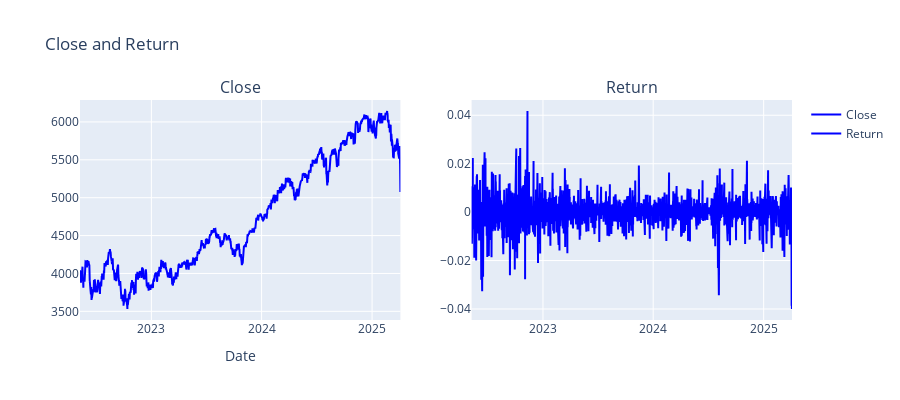

Notebook source saved alongside this figure:
### Code cell
fig = make_subplots(rows=1, cols=2, subplot_titles=("Close", "Return"))
fig.add_trace(go.Scatter(x=data.index, y=data["Close"], mode="lines", name="Close", line=dict(color="blue")), row=1, col=1)
fig.add_trace(go.Scatter(x=data.index, y=data["Return"], name="Return", marker_color="blue", mode="lines"), row=1, col=2)
fig.update_layout(
    title="Close and Return",
    xaxis_title="Date",
    height=400,
    showlegend=True
)

fig.show()

### Figure 1 — Plotly figure (JSON) as saved in the notebook; plotly's stock layout.template omitted (floating-point values rounded to 4 significant figures; data arrays with more than 128 entries replaced by an {"elided": "..."} marker saying what was removed)
{"data": [{"line": {"color": "blue"}, "mode": "lines", "name": "Close", "type": "scatter", "x": {"elided": "6319 str values"}, "xaxis": "x", "y": {"elided": "6319 float values"}, "yaxis": "y"}, {"marker": {"color": "blue"}, "mode": "lines", "name": "Return", "type": "scatter", "x": {"elided": "6319 str values"}, "xaxis": "x2", "y": {"elided": "6319 float values"}, "yaxis": "y2"}], "layout": {"annotations": [{"font": {"size": 16}, "showarrow": false, "text": "Close", "x": 0.225, "xanchor": "center", "xref": "paper", "y": 1, "yanchor": "bottom", "yref": "paper"}, {"font": {"size": 16}, "showarrow": false, "text": "Return", "x": 0.775, "xanchor": "center", "xref": "paper", "y": 1, "yanchor": "bottom", "yref": "paper"}], "height": 400, "showlegend": true, "title": {"text": "Close and Return"}, "xaxis": {"anchor": "y", "domain": [0, 0.45], "title": {"text": "Date"}}, "xaxis2": {"anchor": "y2", "domain": [0.55, 1]}, "yaxis": {"anchor": "x", "domain": [0, 1]}, "yaxis2": {"anchor": "x2", "domain": [0, 1]}}}
